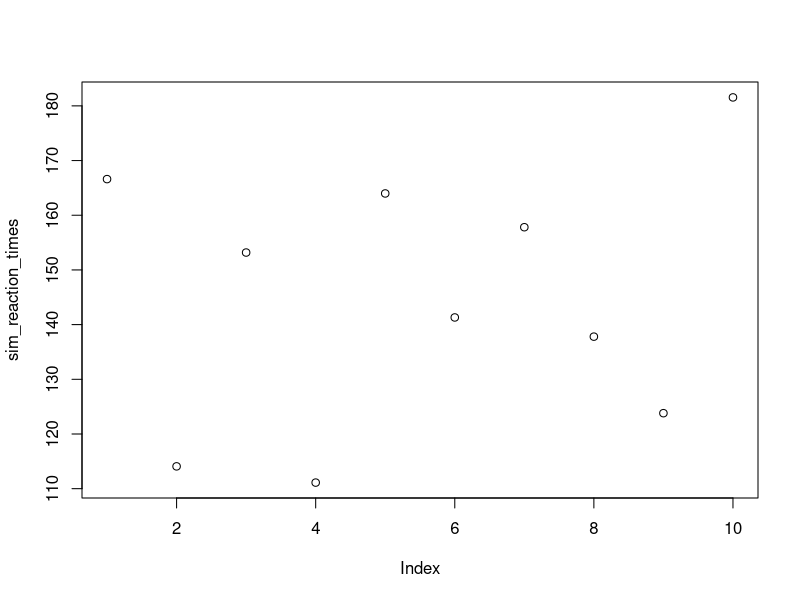
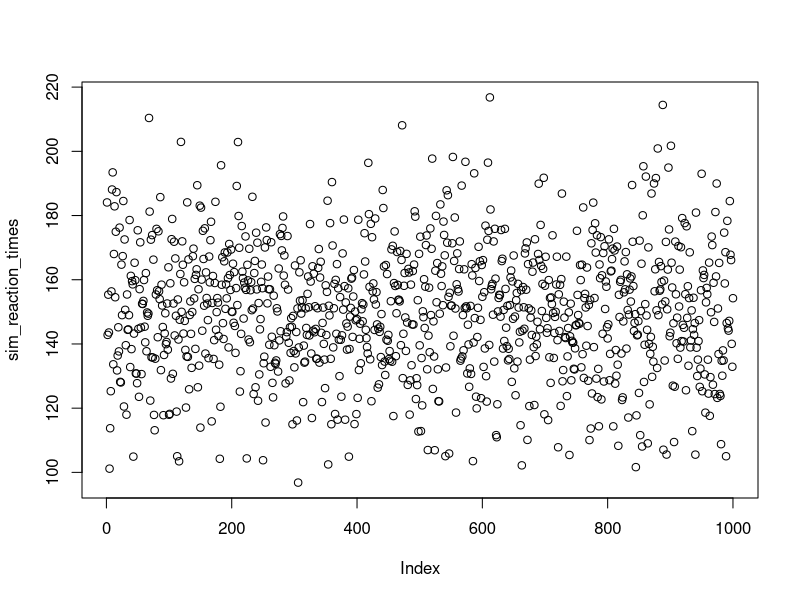
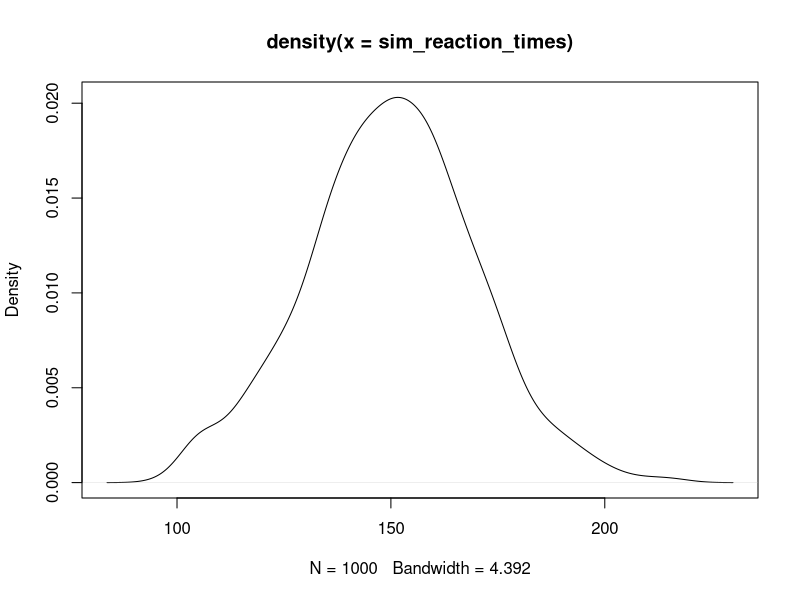
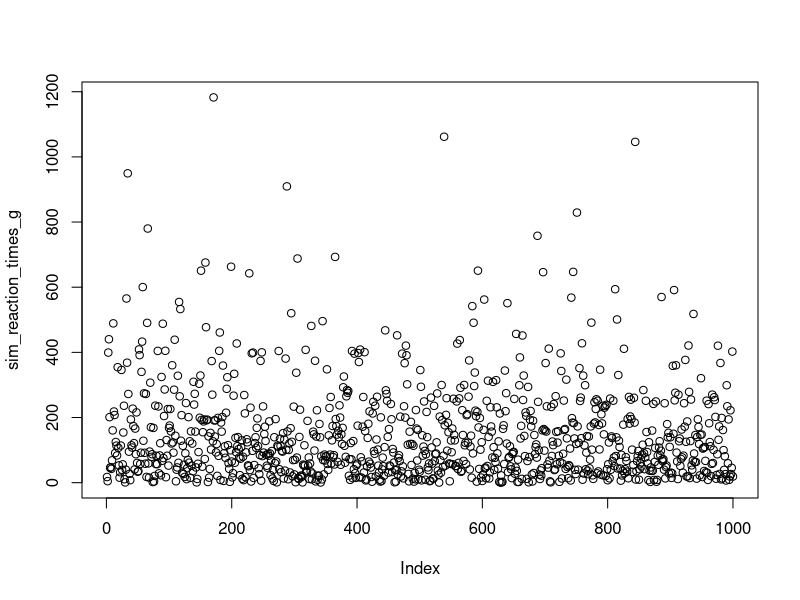
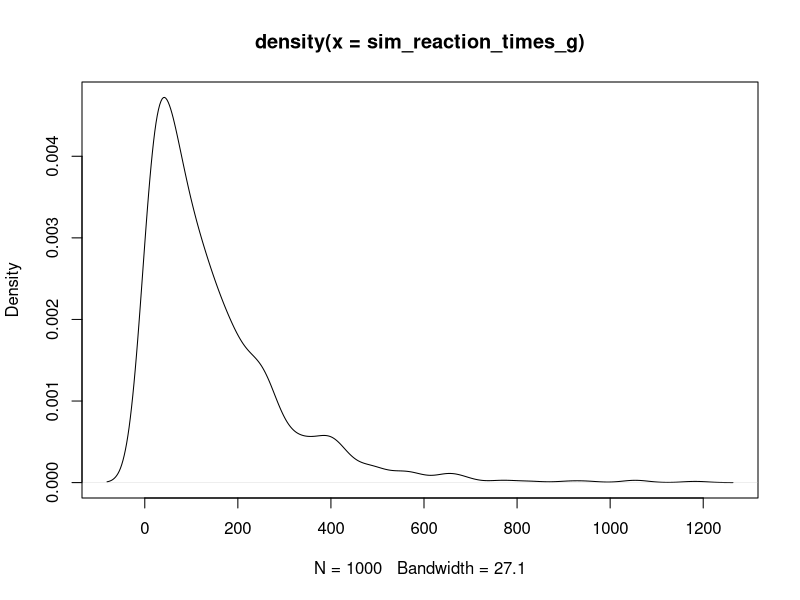

Source code (R) for these figures, in order:
## -----------------------------------------------------------------------------
heights1 <- c(170,178,162,166,183,185) #a vector of heights in cms

(170 + 178 + 162 + 166 + 183 + 185) * (1 / 6) #calculating the mean explicitly

sum(heights1) * (1 / length(heights1)) #using sum() and length() functions

mean(heights1) #using the mean() function directly


## -----------------------------------------------------------------------------
sort(heights1) #not necessary to compute median, just for illustration
median(heights1)

heights2 <- c(170,178,162,166,183,185,155) #a vector of heights in cms
sort(heights2) #not necessary to compute median, just for illustration
median(heights2)


## -----------------------------------------------------------------------------

heights3 <- c(170,178,162,166,183,185,188,300) #a vector of heights in cms
mean(heights3)
median(heights3)


## -----------------------------------------------------------------------------
#Let's let the computer generate the data
#We will simulate reaction times (in milliseconds)
#Starting small, generating just 10 observations and telling R that the central tendency is 150 ms, with 20 ms of standard deviation

sim_reaction_times <- rnorm(n = 10, mean = 150, sd = 20) #sample 1000 times from a Normal distribution with mean 150 and sd of 20
sim_reaction_times #look at what reaction times we sampled
plot(sim_reaction_times) #visualize the reaction times we sampled

mean(sim_reaction_times) #calculate their mean
median(sim_reaction_times) #calculate their median


#The same thing, but now with 1000 observations sampled

sim_reaction_times <- rnorm(n = 1000, mean = 150, sd = 20) #sample 1000 times from a Normal distribution with mean 150 and sd of 20
plot(sim_reaction_times) #visualize the reaction times we sampled

mean(sim_reaction_times) #calculate their mean
median(sim_reaction_times) #calculate their median

plot(density(sim_reaction_times))

#Changing the generating distribution
sim_reaction_times_g <- rgamma(n = 1000, shape=1, scale=150) #sample 1000 times from a Gamma distribution with mean 150 and sd of 20

plot(sim_reaction_times_g)

mean(sim_reaction_times_g)
median(sim_reaction_times_g)

plot(density(sim_reaction_times_g))


## -----------------------------------------------------------------------------
heights1
var(heights1)
sd(heights1) #the same as sqrt(var(heights))

#Unpacking variance and standard deviation
x_bar <- mean(heights1) #we assign this number to a variable named x_bar
x_bar

dev_heights <- heights1 - x_bar #deviations of each height from the mean
dev_heights

squared_dev_heights <- dev_heights**2 #squared deviations from the mean
squared_dev_heights

sum_squared_dev_heights <- sum(squared_dev_heights) #sum of the squared deviations
sum_squared_dev_heights

var_heights <- ( 1 / (length(heights1)-1) ) * sum_squared_dev_heights #divide by number of observations - 1
var_heights

sqrt(var_heights) #square root of the variance = std


## -----------------------------------------------------------------------------
sessionInfo()

